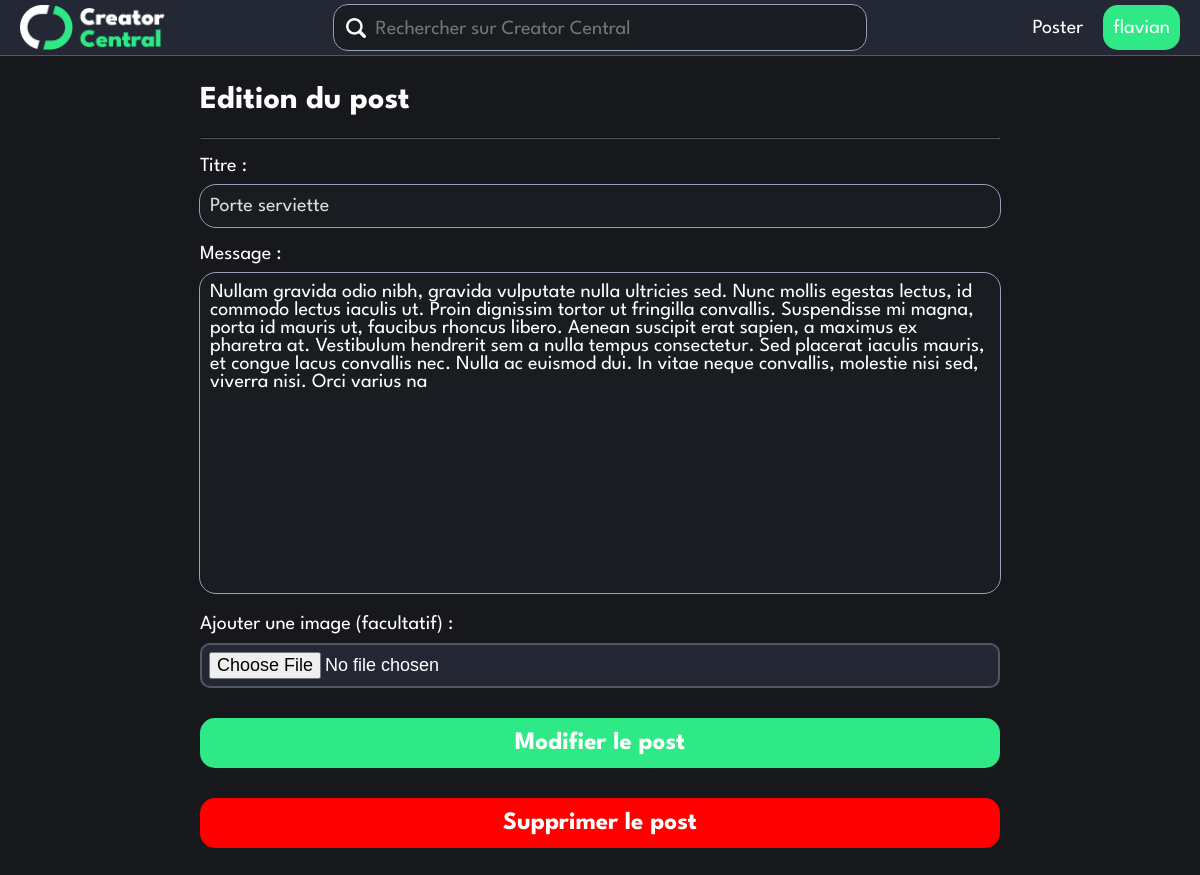
Screenshot of /editpost.php?postID=18 (signed in) with the database file from the repository.
### tables this page shows
CREATE TABLE `posts` (
  `postId` int(16) NOT NULL,
  `username` varchar(20) NOT NULL,
  `date` timestamp NOT NULL DEFAULT current_timestamp() ON UPDATE current_timestamp(),
  `title` varchar(50) NOT NULL,
  `content` varchar(500) NOT NULL,
  `picturePath` varchar(100) NOT NULL DEFAULT '/CreatorCentral/img/default_image.jpg'
);

### classes/SQLconn.php (called while the page is built, shortened)
<?php
require_once(__ROOT__ . "/Classes/loginStatus.php");
class SQLconn
{
    function __construct()
    {
        $servername = "localhost";
        $username = "root";
        $password = "";
        $dbname = "creatorcentral";
        $this->conn = new mysqli($servername, $username, $password, $dbname);
    }
}
?>

### classes/loginStatus.php (called while the page is built, shortened)
<?php
class LoginStatus{
    function CheckSession()
    {
        return isset($_SESSION["username"]);
    }
}
?>

### initialize.php (called while the page is built, shortened)
<?php
    require_once(__ROOT__."/Classes/SQLconn.php");
    $SQLconn = new SQLconn();
?>

### editpost.php (the view, shortened to what this page needs)
<?php include("./initialize.php");
?>
    <!DOCTYPE html>
    <html lang="fr">
<head>
    <link rel="stylesheet" href="styles/font.css">
    <link rel="stylesheet" href="styles/global.css">
    <link rel="stylesheet" href="styles/header.css">
</head>
<body>
<?php
include(__ROOT__ . "/pageparts/header.php");
if (isset($_POST["new"])) {
?>
<div class="main-container">
    <h1>Nouveau post</h1>
    <hr>
    <form enctype="multipart/form-data" action="./pageparts/processPost.php" method="POST">
        <input type="hidden" name="action" value="new">
        <label for="title">Titre :</label>
        <input autofocus type="text" name="title" class="short-text-field" id="title">
        <p class="errorMessage" id="title_hint">Le post doit contenir un titre</p>
        <label for="content">Message :</label>
        <textarea name="content" class="long-text-field" placeholder="Decrivez votre création" id="content"></textarea>
        <p class="errorMessage" id="content_hint">Le post doit contenir un message</p>
        <input type="hidden" name="MAX_FILE_SIZE" value="5242880"/>
        <label for="imageFile">Ajouter une image (facultatif) :</label>
        <input name="imageFile" type="file"/>
        <button type="submit" class="wide-button" id="post-button" disabled="true">Poster sur Creator Central</button>
    </form>
    <script type="text/javascript" src="scripts/postFormHinting.js"></script>
    <?php
    }
    elseif (isset($_GET["postID"])) {
        $query = 'SELECT * FROM `posts` WHERE `postId` =' . $_GET["postID"];
        $result = $SQLconn->conn->query($query);
        if ($result->num_rows > 0) {
            $data = $result->fetch_assoc();
            ?>
            <div class="main-container">
                <h1>Edition du post</h1>
                <hr>
                <form enctype="multipart/form-data" action="./pageparts/processPost.php" method="POST">
                    <label for="title">Titre :</label>
                    <input autofocus type="text" name="title" class="short-text-field"
                           value="<?php echo $data["title"]; ?>">
                    <label for="content">Message :</label>
                    <textarea name="content" class="long-text-field"><?php echo $data["content"]; ?></textarea>
                    <label for="imageFile">Ajouter une image (facultatif) :</label>
                    <input name="imageFile" type="file"/>
                    <button type="submit" class="wide-button" id="post-button">Modifier le post</button>
                </form>
                <form action="./pageparts/processPost.php"
                      onsubmit="return confirm('Etes vous sur de vouloir supprimer ce post?')"
                      method="POST">
                    <button type="submit" class="wide-button red-bg">Supprimer le post</button>
                </form>
            </div>
            <?php
        } else {
            echo "<h1>Erreur! Cette ID ne correspond à aucun post!</h1>";
        }
    } ?>
</body>

### styles/global.css (style rules this page uses)
:root { --green-accent: #2ee985; --green-accent-dark: #267e4c; --green-accent-darker: #228c52; --lighter-grey: #979eb7; --light-grey: #545660; --grey: #242834; --dark-grey: #191c21;; --darker-grey: #16181c; }
body { color: white; font-family: 'LeagueSpartan', Bahnschrift, sans-serif; font-weight: normal; margin: 0; background: var(--darker-grey); }
.short-text-field { font-family: 'LeagueSpartan', Bahnschrift, sans-serif; font-size: 20px; color: #DDD; height: 40px; padding-inline: 10px; border-radius: 16px; border: none; outline: var(--lighter-grey) solid 1px; background: var(--dark-grey); width: calc(100% - 20px); margin-top: 10px; }
.long-text-field { resize: none; width: calc(100% - 20px); padding: 10px; height: 300px; background: var(--dark-grey); color: white; font-size: 20px; font-family: 'LeagueSpartan', Bahnschrift, sans-serif; border-radius: 16px; border: none; outline: var(--lighter-grey) solid 1px; margin-top: 10px; }
.main-container { margin-top: var(--header-height); margin-bottom: 30px; padding: 10px 0; width: min(90%, 800px); margin-inline: auto; }
label { display: block; font-weight: normal; margin-top: 18px; font-size: 20px; }
.wide-button { font-family: 'LeagueSpartan', Bahnschrift, sans-serif; margin-top: 30px; background: var(--green-accent); color: white; border: none; width: 100%; font-size: 25px; font-weight: bold; border-radius: 15px; height: 50px; cursor: pointer; }
hr { border-color: var(--light-grey); }
input[type="file"] { border-radius: 10px; width: calc(100% - 14px - 4px); font-size: 18px; margin-top: 10px; padding: 7px 7px; border: 2px solid var(--light-grey); background: var(--grey); }
.red-bg { background-color: red; }

### styles/header.css (style rules this page uses)
:root { --header-height: 55px; }

### rows the page displays
posts: title "Porte serviette", content "Nullam gravida odio nibh, gravida vulputate nulla ultricies sed. Nunc mollis egestas lectus, id commodo lectus iaculis ut. Proin dignissim tortor ut fringilla convallis. Suspendisse mi magna, porta id mauris ut, faucibus rhoncus libero. Aenean suscipit erat sapien, a maximus ex pharetra at. Vestibulum hendrerit sem a nulla tempus consectetur. Sed placerat iaculis mauris, et congue lacus convallis nec. Nulla ac euismod dui. In vitae neque convallis, molestie nisi sed, viverra nisi. Orci varius na"

### other values shown
$username "flavian"
